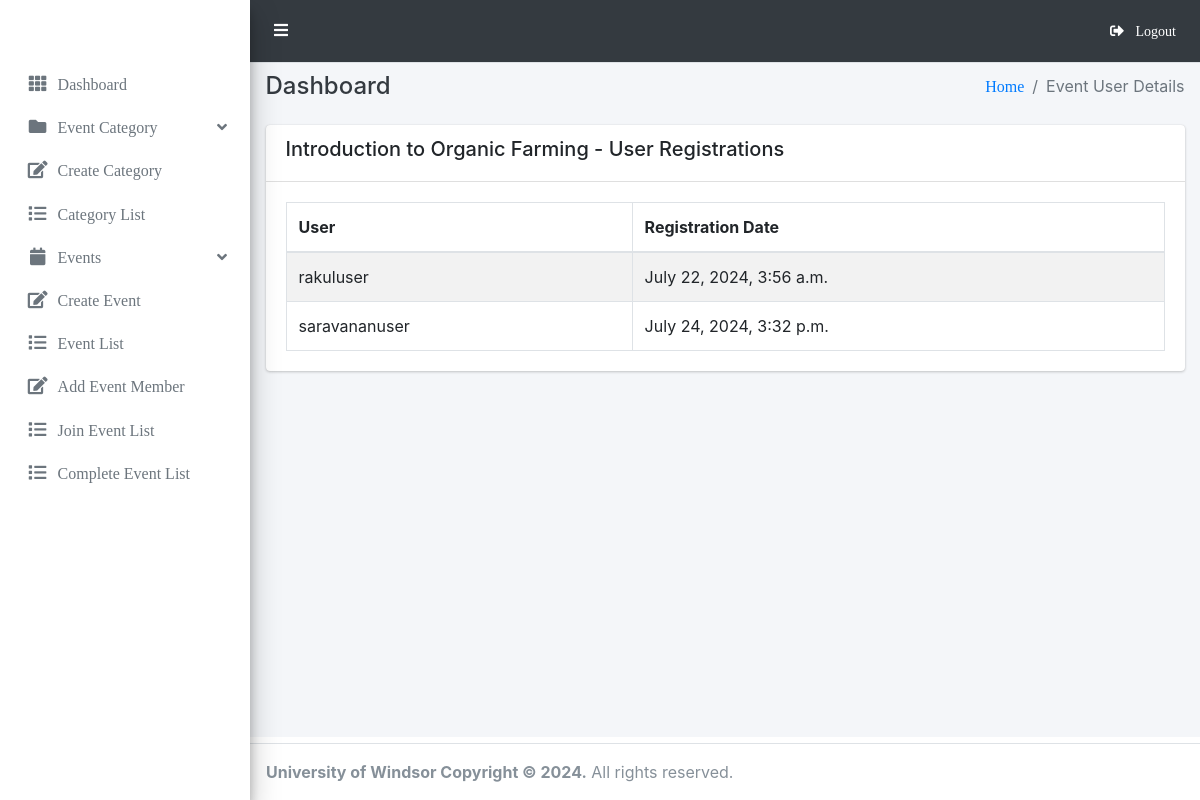
The page /e_admin/event-user-details/4/ (signed in) on the database its author committed.
### adminPortal/models.py (models this page shows, shortened)
class Event(models.Model):
    category = models.ForeignKey(EventCategory, on_delete=models.CASCADE)  # Category of the event
    name = models.CharField(max_length=255, unique=True)  # Name of the event
    uid = models.PositiveIntegerField(unique=True)  # Unique ID of the event
    description = models.TextField()  # Description of the event
    scheduled_status = models.CharField(max_length=25, choices=[
        ('yet to scheduled', 'Yet to Scheduled'),
        ('scheduled', 'Scheduled')
    ])  # Scheduled status of the event
    venue = models.CharField(max_length=255)  # Venue of the event
    start_date = models.DateField()  # Start date of the event
    end_date = models.DateField()  # End date of the event
    location = LocationField()  # Location of the event
    maximum_attende = models.PositiveIntegerField()  # Maximum number of attendees
    created_user = models.ForeignKey(User, on_delete=models.CASCADE, blank=True, null=True, related_name='event_created_user')  # User who created the event
    updated_user = models.ForeignKey(User, on_delete=models.CASCADE, blank=True, null=True, related_name='event_updated_user')  # User who updated the event
    created_date = models.DateField(auto_now_add=True)  # Date when the event was created
    updated_date = models.DateField(auto_now_add=True)  # Date when the event was updated
    status = models.CharField(choices=[
        ('disabled', 'Disabled'),
        ('active', 'Active'),
        ('deleted', 'Deleted'),
        ('time out', 'Time Out'),
        ('completed', 'Completed'),
        ('cancel', 'Cancel')
    ], max_length=10)  # Status of the event

class EventRegistration(models.Model):
    event = models.ForeignKey(Event, on_delete=models.CASCADE, related_name='eventregistrations')  # Event associated with the registration
    user = models.ForeignKey(User, on_delete=models.CASCADE)  # User who registered for the event
    registration_date = models.DateTimeField(auto_now_add=True)  # Date when the registration was created
    objects = EventRegistrationManager()  # Use the custom manager for EventRegistration
    class Meta:
        unique_together = ['event', 'user']  # Ensure a user can register for an event only once

### adminPortal/views.py (the view)
# urls.py: path('event-user-details/<int:event_id>/', event_user_details_view, name='event-user-details'),
@login_required
@user_passes_test(is_admin)
def event_user_details_view(request, event_id):
    event = get_object_or_404(Event, id=event_id)
    registrations = EventRegistration.objects.filter(event=event)
    context = {
        'event': event,
        'registrations': registrations,
    }
    return render(request, 'events/event_user_details.html', context)

### adminPortal/views.py (called while the page is built)
def is_admin(user):
    return user.is_staff

### adminPortal/templates/events/event_user_details.html (shortened to what this page needs)
{% extends 'base/base.html' %}
{% block breadcrumb %}Event User Details{% endblock breadcrumb %}
{% block content %}
<div class="row">
    <div class="col-md-12">
        <div class="card">
            <div class="card-header">
                <h5>{{ event.name }} - User Registrations</h5>
            </div>
            <div class="card-body">
                  <table class="table table-striped table-bordered">
                    <thead>
                        <tr>
                            <th>User</th>
                            <th>Registration Date</th>
                        </tr>
                    </thead>
                    <tbody>
                        {% for registration in registrations %}
                          <tr>
                              <td>{{ registration.user.username }}</td>
                              <td>{{ registration.registration_date }}</td>
                          </tr>
                        {% endfor %}
                    </tbody>
                </table>
            </div>
        </div>
    </div>
</div>
{% endblock content %}

### rows shown on the page
Event: name "Introduction to Organic Farming"
EventRegistration: user.username "rakuluser", registration_date "July 22, 2024, 3:56 a.m."
EventRegistration: user.username "saravananuser", registration_date "July 24, 2024, 3:32 p.m."
